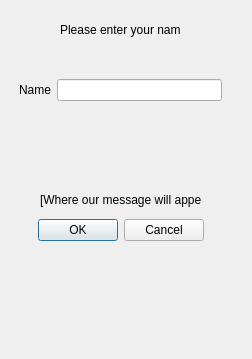
<?xml version="1.0" encoding="UTF-8"?>
<ui version="4.0">
 <class>Dialog</class>
 <widget class="QDialog" name="Dialog">
  <property name="geometry">
   <rect>
    <x>0</x>
    <y>0</y>
    <width>252</width>
    <height>359</height>
   </rect>
  </property>
  <property name="windowTitle">
   <string>Dialog</string>
  </property>
  <widget class="QDialogButtonBox" name="buttonBox">
   <property name="geometry">
    <rect>
     <x>10</x>
     <y>210</y>
     <width>221</width>
     <height>41</height>
    </rect>
   </property>
   <property name="orientation">
    <enum>Qt::Horizontal</enum>
   </property>
   <property name="standardButtons">
    <set>QDialogButtonBox::Cancel|QDialogButtonBox::Ok</set>
   </property>
   <property name="centerButtons">
    <bool>true</bool>
   </property>
  </widget>
  <widget class="QWidget" name="horizontalLayoutWidget">
   <property name="geometry">
    <rect>
     <x>10</x>
     <y>50</y>
     <width>221</width>
     <height>80</height>
    </rect>
   </property>
   <layout class="QHBoxLayout" name="horizontalLayout">
    <item>
     <widget class="QLabel" name="label">
      <property name="text">
       <string>Name</string>
      </property>
     </widget>
    </item>
    <item>
     <widget class="QLineEdit" name="lineEdit"/>
    </item>
   </layout>
  </widget>
  <widget class="QLabel" name="label_2">
   <property name="geometry">
    <rect>
     <x>60</x>
     <y>20</y>
     <width>121</width>
     <height>20</height>
    </rect>
   </property>
   <property name="sizePolicy">
    <sizepolicy hsizetype="Preferred" vsizetype="Preferred">
     <horstretch>0</horstretch>
     <verstretch>0</verstretch>
    </sizepolicy>
   </property>
   <property name="minimumSize">
    <size>
     <width>47</width>
     <height>13</height>
    </size>
   </property>
   <property name="text">
    <string>Please enter your name</string>
   </property>
  </widget>
  <widget class="QLabel" name="label_3">
   <property name="geometry">
    <rect>
     <x>40</x>
     <y>190</y>
     <width>161</width>
     <height>20</height>
    </rect>
   </property>
   <property name="text">
    <string>[Where our message will appear]</string>
   </property>
  </widget>
 </widget>
 <layoutdefault spacing="6" margin="9"/>
 <resources/>
 <connections>
  <connection>
   <sender>buttonBox</sender>
   <signal>accepted()</signal>
   <receiver>Dialog</receiver>
   <slot>accept()</slot>
   <hints>
    <hint type="sourcelabel">
     <x>30</x>
     <y>224</y>
    </hint>
    <hint type="destinationlabel">
     <x>61</x>
     <y>289</y>
    </hint>
   </hints>
  </connection>
  <connection>
   <sender>buttonBox</sender>
   <signal>rejected()</signal>
   <receiver>Dialog</receiver>
   <slot>reject()</slot>
   <hints>
    <hint type="sourcelabel">
     <x>200</x>
     <y>250</y>
    </hint>
    <hint type="destinationlabel">
     <x>186</x>
     <y>289</y>
    </hint>
   </hints>
  </connection>
  <connection>
   <sender>lineEdit</sender>
   <signal>textChanged(QString)</signal>
   <receiver>Dialog</receiver>
   <slot>say_hello()</slot>
   <hints>
    <hint type="sourcelabel">
     <x>154</x>
     <y>91</y>
    </hint>
    <hint type="destinationlabel">
     <x>75</x>
     <y>121</y>
    </hint>
   </hints>
  </connection>
 </connections>
 <designerdata>
  <property name="gridDeltaX">
   <number>10</number>
  </property>
  <property name="gridDeltaY">
   <number>10</number>
  </property>
  <property name="gridSnapX">
   <bool>true</bool>
  </property>
  <property name="gridSnapY">
   <bool>true</bool>
  </property>
  <property name="gridVisible">
   <bool>true</bool>
  </property>
 </designerdata>
 <slots>
  <slot>say_hello()</slot>
 </slots>
</ui>
